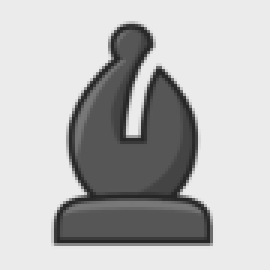
#> input picture motor_fen/cuadros/bb1.png, 90 x 90 px, found by its file name (shown 3 times larger); its folder holds only this picture in this run
$ python generar_siluetas.py
#> lines starting #> are read from the running program, lines starting #| are printed output that depends on the picture; after the words box and inside, x2 and y2 are one past the last pixel; in counts of white or black regions, pixels touching at a corner belong together
import cv2
import numpy as np
import os

dir_cuadros = os.path.expanduser("~/chesz/motor_fen/cuadros/")
dir_siluetas = os.path.expanduser("~/chesz/motor_fen/siluetas/")
os.makedirs(dir_siluetas, exist_ok=True)

# Kernel de 3x3 según calibrador.py
kernel = np.ones((3,3), np.uint8)

for archivo in os.listdir(dir_cuadros):
    if archivo.endswith(".png"):
        img = cv2.imread(os.path.join(dir_cuadros, archivo), cv2.IMREAD_GRAYSCALE)
#> img is the input picture: shape (90, 90); min 37, max 235, mean 186.3

        # 1. Canny + 2. Dilate (Lógica pura del Engine)
        edges = cv2.Canny(img, 50, 150)
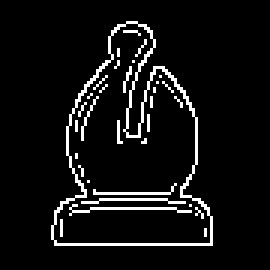
#> edges: shape (90, 90) (shown 3 times larger); 6.7% white in thin lines or dots, all inside (x1, y1, x2, y2) = (17, 7, 71, 82)
        silueta = cv2.dilate(edges, kernel, iterations=1)
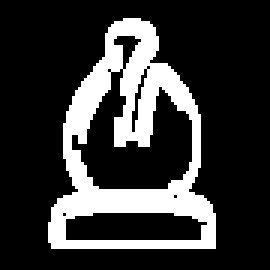
#> silueta: shape (90, 90) (shown 3 times larger); 21.1% white; 1 white region, box (x1, y1, x2, y2) and area: (16, 6, 72, 83) 1706

        cv2.imwrite(os.path.join(dir_siluetas, archivo), silueta)

print(f"✅ Siluetas generadas en: {dir_siluetas}")

$ run again, on motor_fen/cuadros/bn2.png
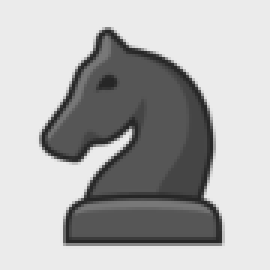
#> input picture motor_fen/cuadros/bn2.png, 90 x 90 px, found by its file name (shown 3 times larger)
#> img is the input picture: shape (90, 90); min 37, max 235, mean 177.1
#> `edges = cv2.Canny(img, 50, 150)`:
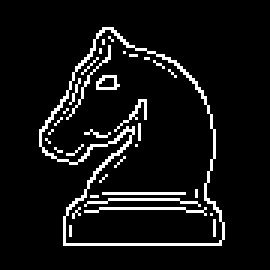
#> edges: shape (90, 90) (shown 3 times larger); 7.4% white in thin lines or dots, all inside (x1, y1, x2, y2) = (13, 9, 75, 82)
#> `silueta = cv2.dilate(edges, kernel, iterations=1)`:
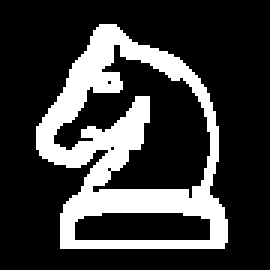
#> silueta: shape (90, 90) (shown 3 times larger); 23% white; 1 white region, box (x1, y1, x2, y2) and area: (12, 8, 76, 83) 1863

$ run again, on motor_fen/cuadros/br1.png
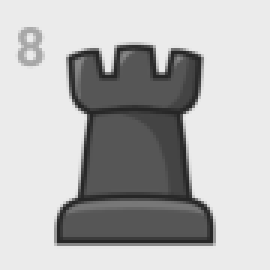
#> input picture motor_fen/cuadros/br1.png, 90 x 90 px, found by its file name (shown 3 times larger)
#> img is the input picture: shape (90, 90); min 37, max 235, mean 182.4
#> `edges = cv2.Canny(img, 50, 150)`:
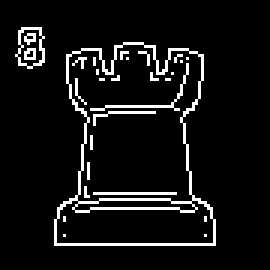
#> edges: shape (90, 90) (shown 3 times larger); 7.3% white in thin lines or dots, all inside (x1, y1, x2, y2) = (5, 9, 72, 82)
#> `silueta = cv2.dilate(edges, kernel, iterations=1)`:
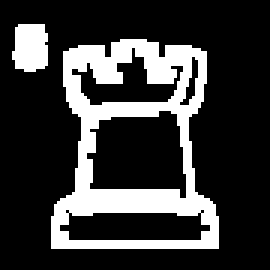
#> silueta: shape (90, 90) (shown 3 times larger); 22.3% white; 2 white regions, box (x1, y1, x2, y2) and area: (17, 13, 73, 83) 1639, (4, 8, 16, 24) 166
